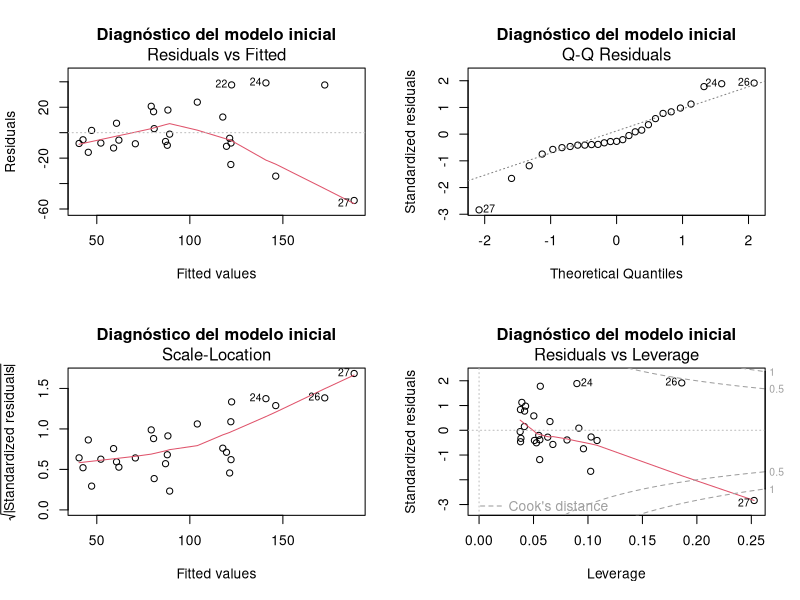
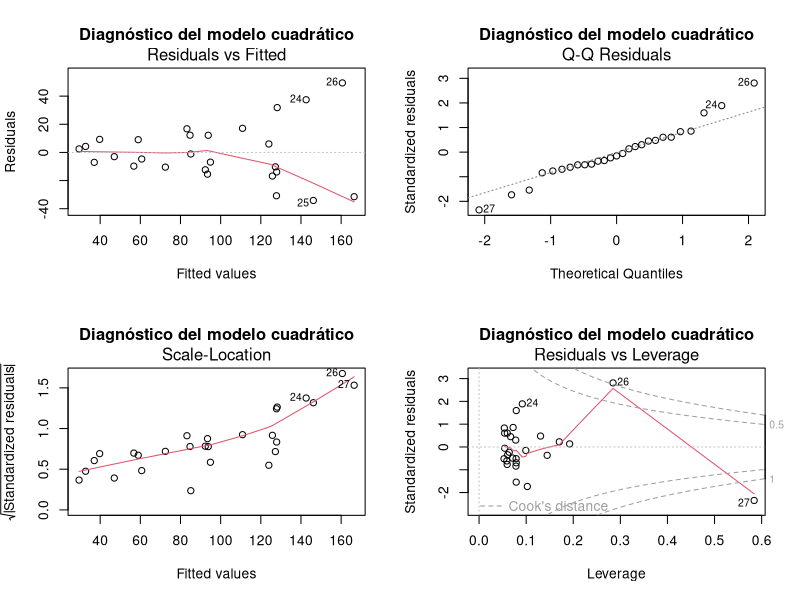
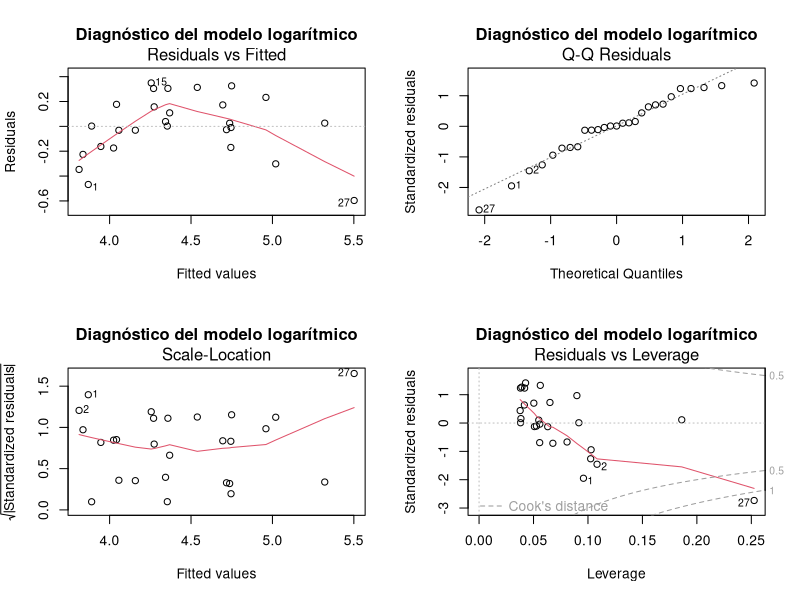
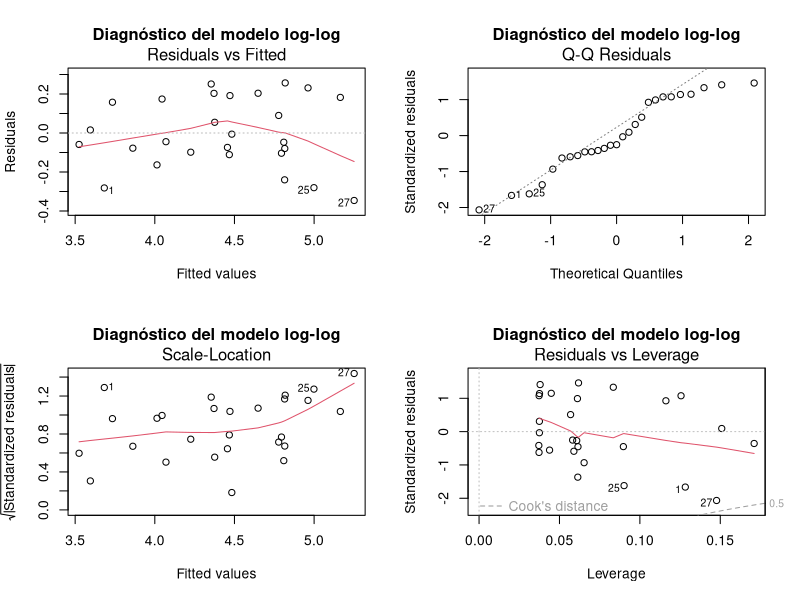
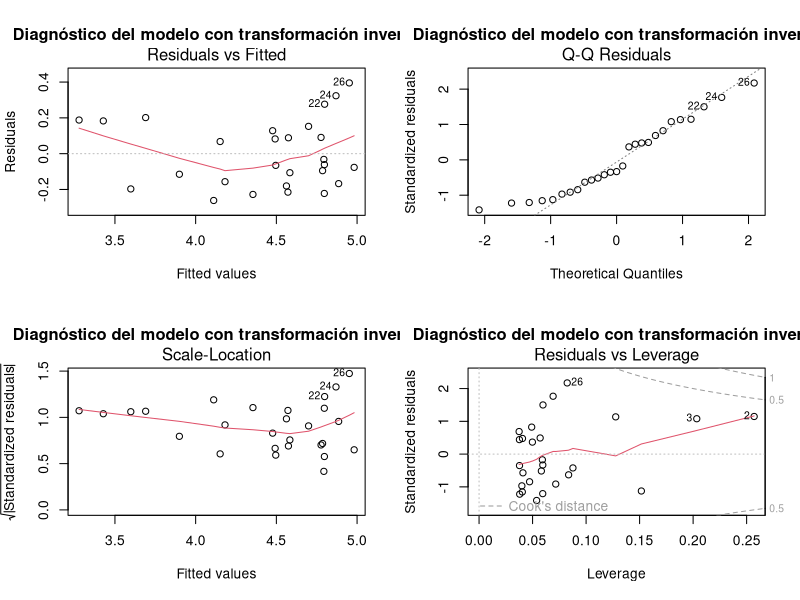

Generate these figures, in order, with R:
# Cargar los datos del ejercicio
# Nota: asegúrate de tener un archivo "trabajadores.dat" en el directorio de trabajo
data <- read.table("trabajadores.dat", header = FALSE)

# Renombrar las columnas según la descripción
colnames(data) <- c("Supervisores", "Trabajadores")

# Visualización inicial de los datos
head(data)

# Ajustar el modelo inicial (sin transformaciones)
modelo_inicial <- lm(Supervisores ~ Trabajadores, data = data)
summary(modelo_inicial)

# Gráficas iniciales de residuos
png("residuos_iniciales.png")
par(mfrow = c(2, 2))
plot(modelo_inicial, main = "Diagnóstico del modelo inicial")
dev.off()

# Transformación cuadrática (Trabajadores^2)
data$Trabajadores_cuadrado <- data$Trabajadores^2
modelo_cuadratico <- lm(Supervisores ~ Trabajadores + Trabajadores_cuadrado, data = data)
summary(modelo_cuadratico)

# Gráficas para el modelo cuadrático
png("residuos_modelo_cuadratico.png")
par(mfrow = c(2, 2))
plot(modelo_cuadratico, main = "Diagnóstico del modelo cuadrático")
dev.off()

# Transformación logarítmica en Supervisores
data$LogSupervisores <- log(data$Supervisores)
modelo_log <- lm(LogSupervisores ~ Trabajadores, data = data)
summary(modelo_log)

# Gráficas para el modelo logarítmico
png("residuos_modelo_log.png")
par(mfrow = c(2, 2))
plot(modelo_log, main = "Diagnóstico del modelo logarítmico")
dev.off()

# Transformación log-log (logaritmo en Supervisores y Trabajadores)
data$LogTrabajadores <- log(data$Trabajadores)
modelo_log_log <- lm(LogSupervisores ~ LogTrabajadores, data = data)
summary(modelo_log_log)

# Gráficas para el modelo log-log
png("residuos_modelo_log_log.png")
par(mfrow = c(2, 2))
plot(modelo_log_log, main = "Diagnóstico del modelo log-log")
dev.off()

# Transformación inversa (1/Trabajadores)
data$InvTrabajadores <- 1 / data$Trabajadores
modelo_inverso <- lm(LogSupervisores ~ InvTrabajadores, data = data)
summary(modelo_inverso)

# Gráficas para el modelo con transformación inversa
png("residuos_modelo_inverso.png")
par(mfrow = c(2, 2))
plot(modelo_inverso, main = "Diagnóstico del modelo con transformación inversa")
dev.off()

# Comparación final
cat("Resumen de modelos ajustados:\n")
cat("Modelo Inicial:\n")
summary(modelo_inicial)
cat("Modelo Cuadrático:\n")
summary(modelo_cuadratico)
cat("Modelo Logarítmico:\n")
summary(modelo_log)
cat("Modelo Log-Log:\n")
summary(modelo_log_log)
cat("Modelo Inverso:\n")
summary(modelo_inverso)
